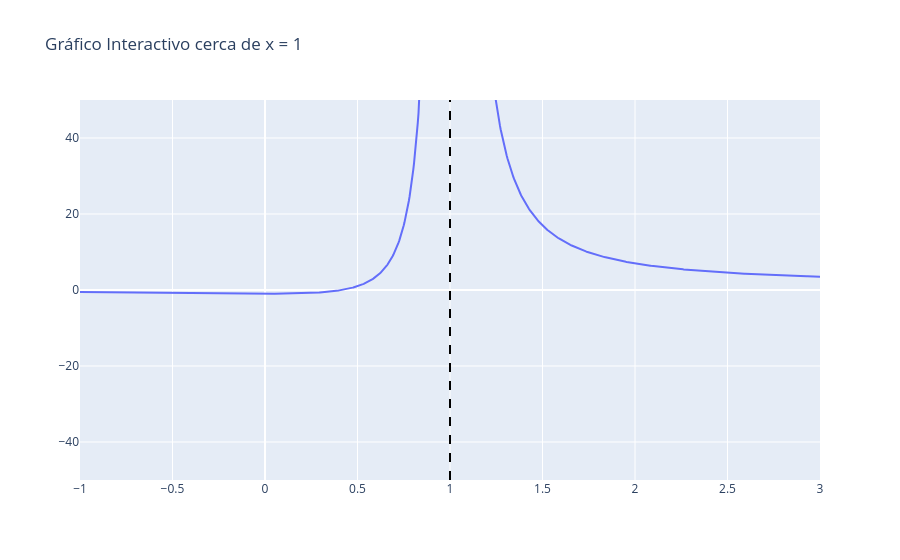

Notebook cell for this chart:
### Code cell
# --- EJECUCIÓN DE LOS EJERCICIOS DE LA SEGUNDA IMAGEN ---
x = sp.Symbol('x')

# (a) Límite cuando x tiende a 1
print("EJERCICIO (a)")
f_a = (x**2 + 2*x - 1) / (x - 1)**2
analizar_limite_punto(f_a, 1)

### Figure 1 — Plotly figure (JSON) as saved in the notebook; plotly's stock layout.template omitted (floating-point values rounded to 4 significant figures; data arrays with more than 128 entries replaced by an {"elided": "..."} marker saying what was removed)
{"data": [{"name": "f(x)", "type": "scatter", "x": {"elided": "1000 float values"}, "y": {"elided": "1000 float values"}}], "layout": {"shapes": [{"line": {"color": "black", "dash": "dash"}, "type": "line", "x0": 1, "x1": 1, "xref": "x", "y0": 0, "y1": 1, "yref": "y domain"}], "title": {"text": "Gráfico Interactivo cerca de x = 1"}, "yaxis": {"range": [-50, 50]}}}
